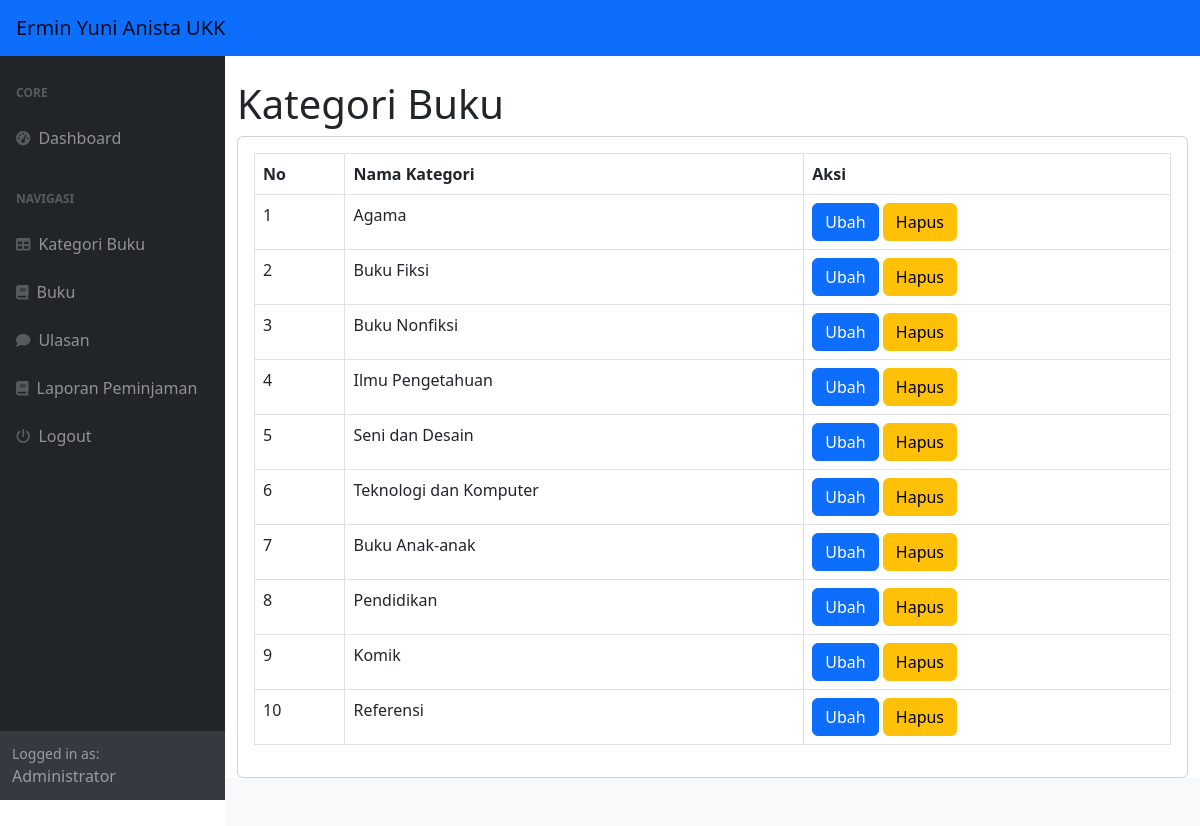
/index.php?page=kategori (signed in), run on the app's committed database.
### tables this page shows
CREATE TABLE `kategori` (
  `id_kategori` int(11) NOT NULL,
  `kategori` varchar(225) DEFAULT NULL
);

### kategori.php (the view, shortened to what this page needs)
<h1 class="mt-4">Kategori Buku</h1>
<div class="card">
    <div class="card-body">
        <div class="row">
            <div class="col-md-12">
                <table class="table table-bordered" id="dataTable" width="100%" cellspacing="0">
                    <tr>
                        <th>No</th>
                        <th>Nama Kategori</th>
                        <th>Aksi</th>
                    </tr>
                    <?php
                    $i = 1;
                    $query = mysqli_query($koneksi, "SELECT*FROM kategori");
                    while ($data = mysqli_fetch_array($query)) {
                    ?>
                        <tr>
                            <td><?php echo $i++; ?></td>
                            <td><?php echo $data['kategori']; ?></td>
                            <td>
                                <a href="?page=kategori_ubah&&id=<?php echo $data['id_kategori']; ?>" class="btn btn-primary">Ubah</a>
                                <a onclick="return confirm('Apakah anda yakin menghapus data ini?');" href="?page=kategori_hapus&&id=<?php echo $data['id_kategori']; ?>" class="btn btn-warning">Hapus</a>
                            </td>
                        </tr>
                    <?php
                    }
                    ?>
                </table>
            </div>
        </div>
    </div>
</div>

### index.php (shortened to what this page needs)
<!DOCTYPE html>
<html lang="en">
<head>
    <link href="https://cdn.jsdelivr.net/npm/simple-datatables@7.1.2/dist/style.min.css" rel="stylesheet" />
    <link href="css/styles.css" rel="stylesheet" />
</head>
<body class="sb-nav-fixed">
    <nav class="sb-topnav navbar navbar-expand navbar-gold bg-primary">
        <a class="navbar-brand ps-3" href="index.html">
            <div class="bg-primary">Ermin Yuni Anista UKK</div>
        </a>
        <button class="btn btn-link btn-sm order-1 order-lg-0 me-4 me-lg-0" id="sidebarToggle" href="#!"><i class="fas fa-bars"></i></button>
    </nav>
    <div id="layoutSidenav">
        <div id="layoutSidenav_nav">
            <nav class="sb-sidenav accordion sb-sidenav-dark" id="sidenavAccordion">
                <div class="sb-sidenav-menu bg-blue">
                    <div class="nav">
                        <div class="sb-sidenav-menu-heading">Core</div>
                        <a class="nav-link" href="?">
                            <div class="sb-nav-link-icon"><i class="fas fa-tachometer-alt"></i></div>
                            Dashboard
                        </a>
                        <div class="sb-sidenav-menu-heading">Navigasi</div>
                        <?php
                        if ($_SESSION['user']['level'] != 'peminjam') {
                        ?>
                            <a class="nav-link" href="?page=kategori">
                                <div class="sb-nav-link-icon"><i class="fas fa-table"></i></div>
                                Kategori Buku
                            </a>
                            <a class="nav-link" href="?page=buku">
                                <div class="sb-nav-link-icon"><i class="fas fa-book"></i></div>
                                Buku
                            </a>
                        <?php
                        }
                        ?>
                        <a class="nav-link" href="?page=ulasan">
                            <div class="sb-nav-link-icon"><i class="fas fa-comment"></i></div>
                            Ulasan
                        </a>
                        <?php
                        if ($_SESSION['user']['level'] != 'peminjam') {
                        ?>
                            <a class="nav-link" href="?page=laporan">
                                <div class="sb-nav-link-icon"><i class="fas fa-book"></i></div>
                                Laporan Peminjaman
                            </a>
                        <?php
                        }
                        ?>
                        <a class="nav-link" href="logout.php">
                            <div class="sb-nav-link-icon"><i class="fas fa-power-off"></i></div>
                            Logout
                        </a>
                    </div>
                </div>
                <div class="sb-sidenav-footer">
                    <div class="small">Logged in as:</div>
                    <?php echo $_SESSION['user']['nama_lengkap']; ?>
                </div>
            </nav>
        </div>
        <div id="layoutSidenav_content">
            <main>
                <div class="container-fluid">
                    <?php
                    $page = isset($_GET['page']) ? $_GET['page'] : 'home';
                    if (file_exists($page . '.php')) {
                        include $page . '.php';
                    } else {
                        include '404.php';
                    }
                    ?>
                </div>
            </main>
            <footer class="py-4 bg-light mt-auto">
            </footer>
        </div>
    </div>
</body>
</html>

### data on the page
kategori: kategori "Agama"
kategori: kategori "Buku Fiksi"
kategori: kategori "Buku Nonfiksi"
kategori: kategori "Ilmu Pengetahuan"
kategori: kategori "Seni dan Desain"
kategori: kategori "Teknologi dan Komputer"
kategori: kategori "Buku Anak-anak"
kategori: kategori "Pendidikan"
kategori: kategori "Komik"
kategori: kategori "Referensi"

### other printed values
$_SESSION['user']['nama_lengkap'] "Administrator"
